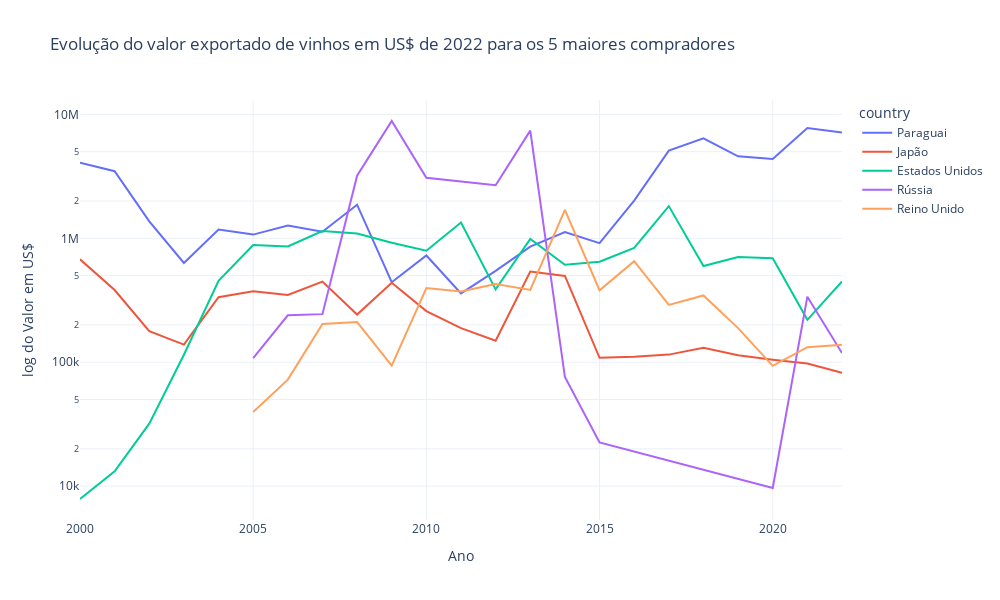

The notebook cell saved with this chart:
### Markdown cell above
### Top 5 - valor em US$ de 2022

### Code cell
px.line(
    exp_vinho_corrected.filter(
        pl.col("country").is_in(exp_vinho_top20["country"].limit(5))
    ),
    x="year",
    y="value_corrected",
    color="country",
    log_y=True,
    width=fig_w + 200,
    height=fig_h,
    title="Evolução do valor exportado de vinhos em US$ de 2022 para os 5 maiores compradores",
    labels={"value_corrected": "log do Valor em US$", "year": "Ano", "county": "país"},
)

### Figure 1 — Plotly figure (JSON) as saved in the notebook; plotly's stock layout.template omitted (floating-point values rounded to 4 significant figures)
{"data": [{"hovertemplate": "country=Paraguai<br>Ano=%{x}<br>log do Valor em US$=%{y}<extra></extra>", "legendgroup": "Paraguai", "line": {"color": "#636efa", "dash": "solid"}, "marker": {"symbol": "circle"}, "mode": "lines", "name": "Paraguai", "orientation": "v", "showlegend": true, "type": "scatter", "x": [2000, 2001, 2002, 2003, 2004, 2005, 2006, 2007, 2008, 2009, 2010, 2011, 2012, 2013, 2014, 2015, 2016, 2017, 2018, 2019, 2020, 2021, 2022], "xaxis": "x", "y": [4070000.0, 3481000.0, 1369000.0, 632200.0, 1179000.0, 1072000.0, 1268000.0, 1131000.0, 1868000.0, 442100.0, 727100.0, 359500.0, 545900.0, 858100.0, 1123000.0, 915400.0, 2019000.0, 5104000.0, 6402000.0, 4590000.0, 4375000.0, 7768000.0, 7156293], "yaxis": "y"}, {"hovertemplate": "country=Japão<br>Ano=%{x}<br>log do Valor em US$=%{y}<extra></extra>", "legendgroup": "Japão", "line": {"color": "#EF553B", "dash": "solid"}, "marker": {"symbol": "circle"}, "mode": "lines", "name": "Japão", "orientation": "v", "showlegend": true, "type": "scatter", "x": [2000, 2001, 2002, 2003, 2004, 2005, 2006, 2007, 2008, 2009, 2010, 2011, 2012, 2013, 2014, 2015, 2016, 2017, 2018, 2019, 2020, 2021, 2022], "xaxis": "x", "y": [677100.0, 382500.0, 178200.0, 138800.0, 335100.0, 374600.0, 348900.0, 447200.0, 242400.0, 438200.0, 258700.0, 188200.0, 149100.0, 539000.0, 496700.0, 108500.0, 110900.0, 115200.0, 130900.0, 114100.0, 104800.0, 97500.0, 82208], "yaxis": "y"}, {"hovertemplate": "country=Estados Unidos<br>Ano=%{x}<br>log do Valor em US$=%{y}<extra></extra>", "legendgroup": "Estados Unidos", "line": {"color": "#00cc96", "dash": "solid"}, "marker": {"symbol": "circle"}, "mode": "lines", "name": "Estados Unidos", "orientation": "v", "showlegend": true, "type": "scatter", "x": [2000, 2001, 2002, 2003, 2004, 2005, 2006, 2007, 2008, 2009, 2010, 2011, 2012, 2013, 2014, 2015, 2016, 2017, 2018, 2019, 2020, 2021, 2022], "xaxis": "x", "y": [7872.0, 13170.0, 31950.0, 115000.0, 454700.0, 882100.0, 859000.0, 1143000.0, 1094000.0, 921400.0, 793900.0, 1340000.0, 387500.0, 988100.0, 611000.0, 647100.0, 838200.0, 1819000.0, 597300.0, 705200.0, 690600.0, 219800.0, 447893], "yaxis": "y"}, {"hovertemplate": "country=Rússia<br>Ano=%{x}<br>log do Valor em US$=%{y}<extra></extra>", "legendgroup": "Rússia", "line": {"color": "#ab63fa", "dash": "solid"}, "marker": {"symbol": "circle"}, "mode": "lines", "name": "Rússia", "orientation": "v", "showlegend": true, "type": "scatter", "x": [2005, 2006, 2007, 2008, 2009, 2010, 2012, 2013, 2014, 2015, 2020, 2021, 2022], "xaxis": "x", "y": [107900.0, 239200.0, 244400.0, 3198000.0, 8849000.0, 3076000.0, 2682000.0, 7404000.0, 75950.0, 22520.0, 9668.0, 338000.0, 118618], "yaxis": "y"}, {"hovertemplate": "country=Reino Unido<br>Ano=%{x}<br>log do Valor em US$=%{y}<extra></extra>", "legendgroup": "Reino Unido", "line": {"color": "#FFA15A", "dash": "solid"}, "marker": {"symbol": "circle"}, "mode": "lines", "name": "Reino Unido", "orientation": "v", "showlegend": true, "type": "scatter", "x": [2005, 2006, 2007, 2008, 2009, 2010, 2011, 2012, 2013, 2014, 2015, 2016, 2017, 2018, 2019, 2020, 2021, 2022], "xaxis": "x", "y": [39630.0, 72330.0, 203600.0, 210800.0, 93840.0, 396800.0, 371600.0, 426800.0, 383200.0, 1698000.0, 380800.0, 654400.0, 290000.0, 345800.0, 188400.0, 93550.0, 132200.0, 138154], "yaxis": "y"}], "layout": {"height": 600, "legend": {"title": {"text": "country"}, "tracegroupgap": 0}, "title": {"text": "Evolução do valor exportado de vinhos em US$ de 2022 para os 5 maiores compradores"}, "width": 1000, "xaxis": {"anchor": "y", "domain": [0, 1], "title": {"text": "Ano"}}, "yaxis": {"anchor": "x", "domain": [0, 1], "title": {"text": "log do Valor em US$"}, "type": "log"}}}
